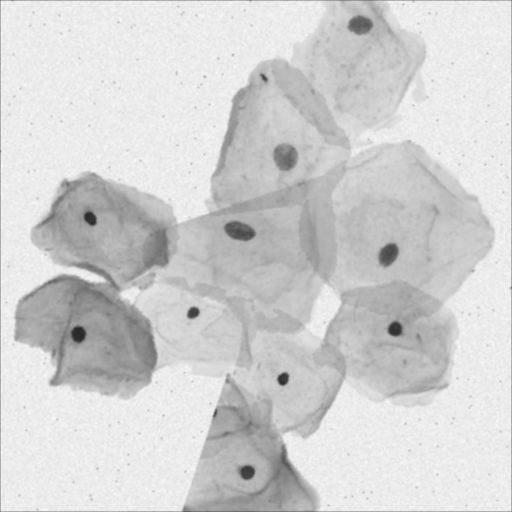
#> input picture img_path/42.png, 512 x 512 px
$ python test.py
#> lines starting #> are read from the running program, lines starting #| are printed output that depends on the picture
#> further down, test_img is the input picture: shape (512, 512, 3); min 40, max 249, mean 209.6
### models/superpixel.py
import cv2
import numpy as np
import matplotlib.pyplot as plt


class Superpixels:
    """
    超像素建立和相关信息处理操作
    """

    def __init__(self, img=None, iteration=40, region_size=20, ruler=30.0):
#> called with iteration = 40, region_size = 20, ruler = 30
        if img is None:
            img = []
        self.img = img
        slic = cv2.ximgproc.createSuperpixelSLIC(img, region_size=region_size, ruler=ruler)
        slic.iterate(iteration)  # 迭代次数
        self.mask_slic = slic.getLabelContourMask()  # 获取Mask，超像素边缘Mask==1
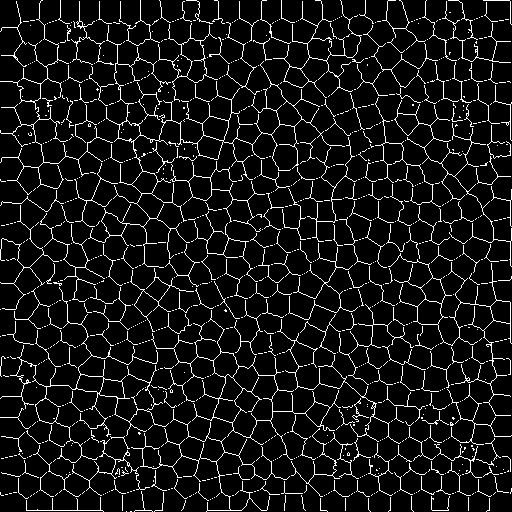
#> self.mask_slic: shape (512, 512); 8.4% white in thin lines or dots
        self.label_slic = slic.getLabels()  # 获取超像素标签
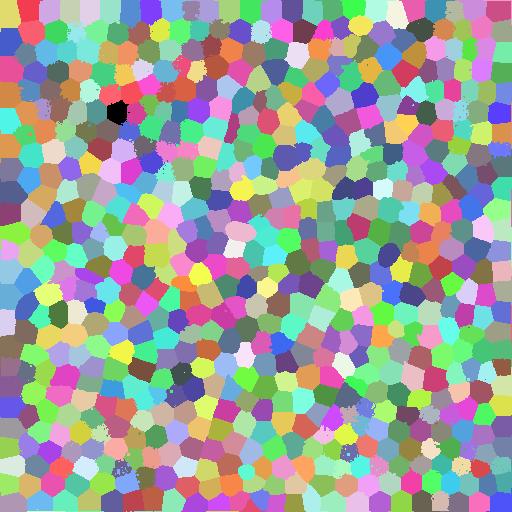
#> self.label_slic: shape (512, 512) int32; 663 distinct labels, from 0 to 662; one colour per label, 0 black
        self.number_slic = slic.getNumberOfSuperpixels()  # 获取超像素数目
#> self.number_slic = 663
        self.f_shap = []  # 形状特征
        self.f_text = []  # 纹理特征
        self.f_bound = []  # 边界特征

    # [20 lines left out: function getFShap, not called in this run]

    def getFText(self):
        """

        需要检索目标超像素点周围的超像素点，能力有限，只检索上下左右、左下、
        左上、右上、右下八个方向
        :return:
        """
        for i in range(1, self.number_slic + 1):
            # 获取单个超像素点
            mask = np.zeros(self.img.shape[:2], dtype="uint8")
            mask[self.label_slic == i] = 1
            # 获取外接矩形
            ind = np.argwhere(mask == 1)
            x, y, w, h = cv2.boundingRect(ind)
            # 获取超像素周围元素值
            surround = self._getSurround_(x, y, w, h)
            print(surround)
#> mask: shape (512, 512); every value is 0

    def _getSurround_(self, x, y, w, h):
        point = [[x - 1, y - 1], [x + w + 1, y - 1], [x - 1, y + h + 1],
                 [x + w + 1, y + h + 1], [x + w // 2, y - 1], [x - 1, y + h // 2],
                 [x + w + 1, y + h // 2], [x + w // 2, y + h + 1]]
        ix, iy = self.mask_slic.shape
        num = []
        for i in point:
            if 0 < i[0] < ix and 0 < i[1] < iy:
                number = self.label_slic[i[0]][i[1]]
                if number not in num:
                    num.append(number)
        return num

    def getFBound(self):
        pass


# [13 lines left out: function SLIC, not called in this run]

### test.py
import cv2
import numpy
import matplotlib.pyplot as plt
import csv
from models import *


def PLT_SHOW(img):
    plt.imshow(img)
    plt.show()


if __name__ == '__main__':
    test_img_path = r'./img_path/42.png'
    test_img = cv2.imread(test_img_path)
    PLT_SHOW(test_img)
    img_1 = Superpixels(test_img)
    PLT_SHOW(img_1.mask_slic)
    img_1.getFText()
